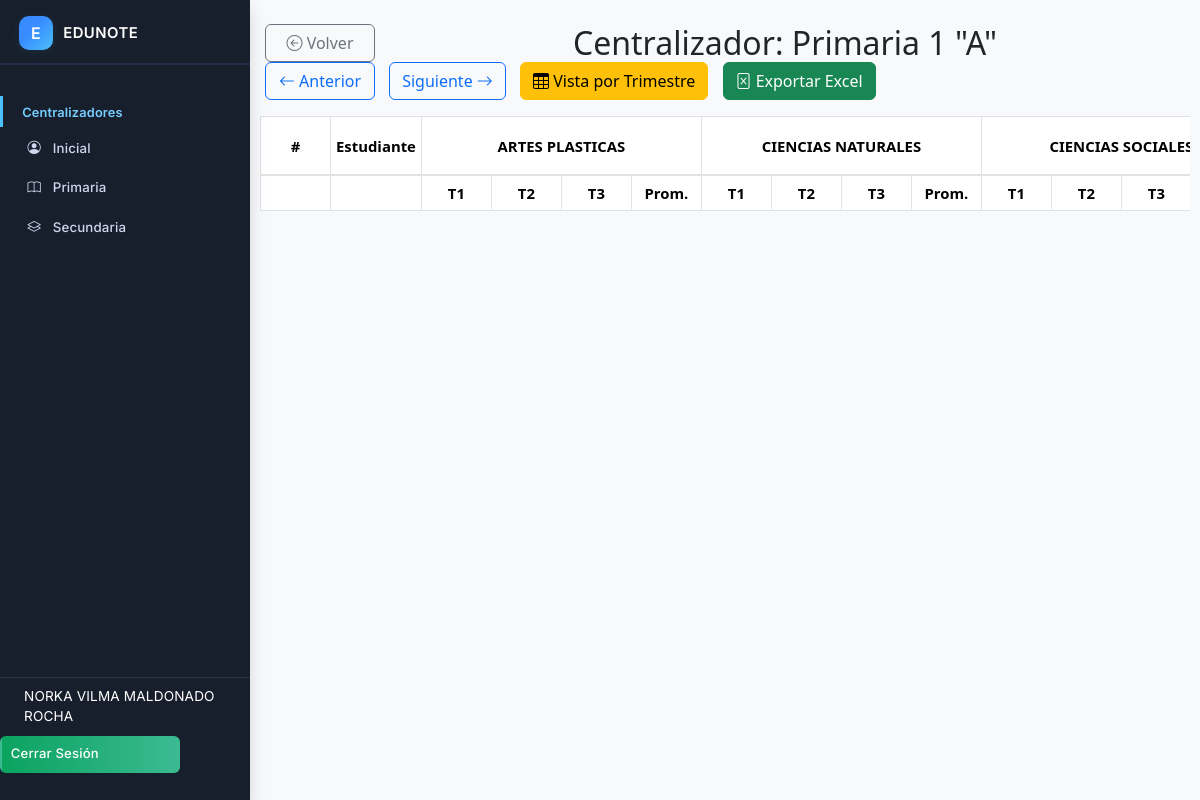
The app's page /direc/ver_cursov.php?id=106 (signed in) with its own data.
### tables this page shows
CREATE TABLE `cursos` (
  `id_curso` int(11) NOT NULL,
  `nivel` varchar(20) NOT NULL COMMENT 'Ej: Kinder, Primaria, Secundaria',
  `curso` int(11) NOT NULL COMMENT 'Número del curso, ej: 1, 2, 3',
  `paralelo` varchar(5) NOT NULL COMMENT 'Ej: A, B, C'
);

CREATE TABLE `materias` (
  `id_materia` int(11) NOT NULL,
  `nombre_materia` varchar(255) NOT NULL COMMENT 'Nombre de la materia, ej: Matemáticas, Física',
  `es_submateria` tinyint(1) DEFAULT 0,
  `materia_padre_id` int(11) DEFAULT NULL,
  `es_extra` tinyint(1) NOT NULL DEFAULT 0
);

### direc/ver_cursov.php (the view, shortened to what this page needs)
<?php
$id_curso = isset($_GET['id']) ? (int)$_GET['id'] : 0;
$db = new Database();
$conn = $db->connect();
$stmt_cursos = $conn->query("
    SELECT id_curso, nivel, curso, paralelo
    FROM cursos
    ORDER BY
        CASE nivel
            WHEN 'Inicial' THEN 1
            WHEN 'Primaria' THEN 2
            WHEN 'Secundaria' THEN 3
        END,
        curso, paralelo
");
$cursos = $stmt_cursos->fetchAll(PDO::FETCH_ASSOC);
$curso_ids = array_column($cursos, 'id_curso');
$index_actual = array_search($id_curso, $curso_ids);
$id_anterior = $id_siguiente = null;
if ($index_actual !== false) {
    if ($index_actual > 0) $id_anterior = $cursos[$index_actual - 1]['id_curso'];
    if ($index_actual < count($cursos) - 1) $id_siguiente = $cursos[$index_actual + 1]['id_curso'];
}
$stmt_curso = $conn->prepare("SELECT nivel, curso, paralelo FROM cursos WHERE id_curso = ?");
$stmt_curso->execute([$id_curso]);
$curso = $stmt_curso->fetch(PDO::FETCH_ASSOC);
$stmt_materias = $conn->prepare("
    SELECT
        m.id_materia,
        m.nombre_materia,
        m.es_extra,
        m.materia_padre_id,
        mp.nombre_materia AS nombre_padre
    FROM cursos_materias cm
    JOIN materias m ON cm.id_materia = m.id_materia
    LEFT JOIN materias mp ON m.materia_padre_id = mp.id_materia
    WHERE cm.id_curso = ?
    ORDER BY m.materia_padre_id, m.nombre_materia
");
$stmt_materias->execute([$id_curso]);
$materias_raw = $stmt_materias->fetchAll(PDO::FETCH_ASSOC);
$materias_padres = [];
$materias_hijas = [];
foreach ($materias_raw as $mat) {
    if ($mat['materia_padre_id']) {
        $materias_hijas[$mat['materia_padre_id']][] = $mat;
    } else {
        $materias_padres[$mat['id_materia']] = $mat;
    }
}
$columnas = [];
foreach ($materias_padres as $id_padre => $padre) {
    $columnas[] = [
        'tipo' => 'padre',
        'datos' => $padre
    ];
}
?>
<!DOCTYPE html>
<html lang="es">
<head>
    <link rel="stylesheet" href="../css/bootstrap.min.css">
    <link rel="stylesheet" href="https://cdn.jsdelivr.net/npm/bootstrap-icons@1.11.3/font/bootstrap-icons.min.css">
</head>
<body>
    <div class="sidebar d-flex flex-column">
        <?php include '../includes/sidebar.php'; ?>
    </div>
    <div class="main-content">
        <div class="d-flex justify-content-between align-items-center mb-3 flex-wrap">
            <div>
                <a href="<?= match ($curso['nivel']) {
                                'Inicial' => 'iniv.php',
                                'Primaria' => 'priv.php',
                                'Secundaria' => 'secv.php'
                            } ?>" class="btn btn-outline-secondary btn-volver">
                    <i class="bi bi-arrow-left-circle"></i> Volver
                </a>
            </div>
            <h2 class="mb-0 text-center flex-grow-1"><?= 'Centralizador: ' . htmlspecialchars($curso['nivel'] . ' ' . $curso['curso'] . ' "' . $curso['paralelo'] . '"') ?></h2>
            <div>
                <?php if ($id_anterior): ?>
                    <a href="ver_cursov.php?id=<?= $id_anterior ?>" class="btn btn-outline-primary btn-navegacion">
                        <i class="bi bi-arrow-left"></i> Anterior
                    </a>
                <?php endif; ?>
                <?php if ($id_siguiente): ?>
                    <a href="ver_cursov.php?id=<?= $id_siguiente ?>" class="btn btn-outline-primary btn-navegacion">
                        Siguiente <i class="bi bi-arrow-right"></i>
                    </a>
                <?php endif; ?>
                <a href="vista_tri.php?id=<?= $id_curso ?>" class="btn btn-warning btn-navegacion">
                    <i class="bi bi-table"></i> Vista por Trimestre
                </a>
                <a href="exportar_curso_excel.php?id=<?= $id_curso ?>" class="btn btn-success btn-navegacion">
                    <i class="bi bi-file-excel"></i> Exportar Excel
                </a>
            </div>
        </div>
        <div class="table-responsive" style="max-height: 80vh;">
            <table class="table table-bordered table-centralizador">
                <thead>
                    <tr>
                        <th>#</th>
                        <th>Estudiante</th>
                        <?php foreach ($columnas as $col): ?>
                            <th class="<?= $col['tipo'] == 'padre' ? 'materia-padre' : 'materia-hija' ?>" colspan="4">
                                <?= htmlspecialchars($col['datos']['nombre_materia']) ?>
                            </th>
                        <?php endforeach; ?>
                    </tr>
                    <tr>
                        <th></th>
                        <th></th>
                        <?php foreach ($columnas as $col): ?>
                            <th>T1</th>
                            <th>T2</th>
                            <th>T3</th>
                            <th class="bg-anual">Prom.</th>
                        <?php endforeach; ?>
                    </tr>
                </thead>
            </table>
        </div>
    </div>
</body>
</html>

### direc/ver_cursov.php (style rules this page uses)
body { background: #f8f9fa; }
.main-content { margin-left: 250px; padding: 24px 10px; }
.sidebar { position: fixed; left: 0; top: 0; width: 250px; height: 100vh; background: #212c3a; color: #fff; z-index: 1000; }
.table-centralizador th, .table-centralizador td { text-align: center; vertical-align: middle; font-size: 0.93rem; padding: 6px 5px; min-width: 70px; }
.materia-padre { background-color: #e9f5ff; font-weight: 600; border-right: 2px solid #b8e0ff; }
.btn-volver, .btn-navegacion { min-width: 110px; margin: 0 5px; }
.bg-anual { background: #f4f4e9; font-weight: bold; }
.table-centralizador tr:not(:last-child) { border-bottom: 2px solid #e3e3e3; }
.table-centralizador th, .table-centralizador td { border-right: 1px solid #e3e3e3; }

### records on screen
cursos: nivel+curso+paralelo "Primaria 1 \"A\""
materias: nombre_materia "ARTES PLASTICAS"
materias: nombre_materia "CIENCIAS NATURALES"
materias: nombre_materia "CIENCIAS…"

### other values on screen
$_SESSION['user_name'] "NORKA VILMA MALDONADO ROCHA"
